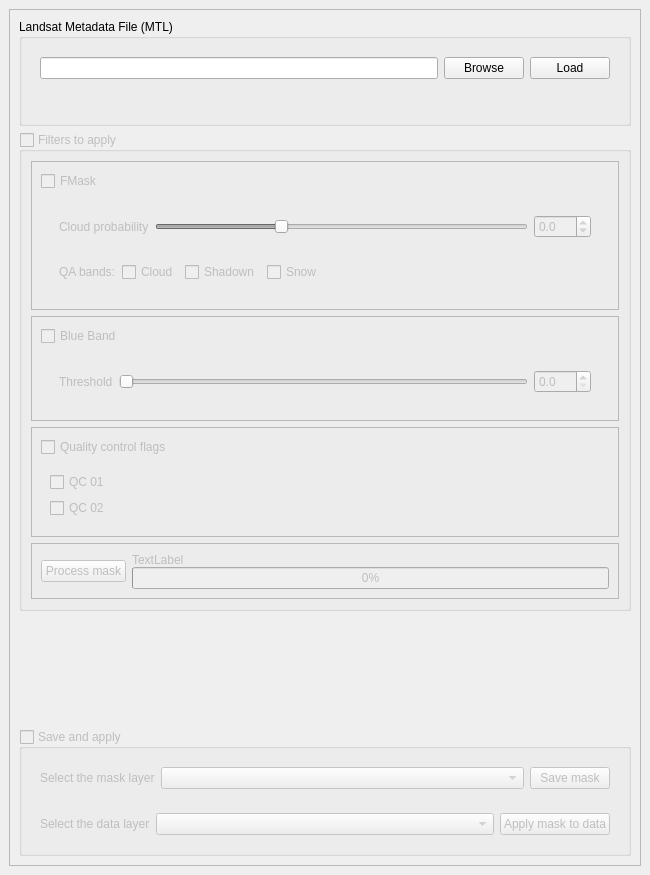
<?xml version="1.0" encoding="UTF-8"?>
<ui version="4.0">
 <class>CloudMaskingDockWidgetBase</class>
 <widget class="QDockWidget" name="CloudMaskingDockWidgetBase">
  <property name="geometry">
   <rect>
    <x>0</x>
    <y>0</y>
    <width>650</width>
    <height>875</height>
   </rect>
  </property>
  <property name="windowTitle">
   <string>Cloud Masking</string>
  </property>
  <widget class="QWidget" name="dockWidgetContents">
   <layout class="QGridLayout" name="gridLayout">
    <item row="0" column="0">
     <widget class="QScrollArea" name="scrollArea">
      <property name="sizePolicy">
       <sizepolicy hsizetype="MinimumExpanding" vsizetype="Expanding">
        <horstretch>0</horstretch>
        <verstretch>0</verstretch>
       </sizepolicy>
      </property>
      <property name="widgetResizable">
       <bool>true</bool>
      </property>
      <widget class="QWidget" name="scrollAreaWidgetContents">
       <property name="geometry">
        <rect>
         <x>0</x>
         <y>-5</y>
         <width>610</width>
         <height>892</height>
        </rect>
       </property>
       <layout class="QVBoxLayout" name="verticalLayout">
        <item>
         <widget class="QGroupBox" name="groupBox_MTL">
          <property name="title">
           <string>Landsat Metadata File (MTL)</string>
          </property>
          <layout class="QVBoxLayout" name="verticalLayout_6">
           <item>
            <widget class="QWidget" name="widget_3" native="true">
             <layout class="QHBoxLayout" name="horizontalLayout">
              <item>
               <widget class="QLineEdit" name="lineEdit_PathMTL"/>
              </item>
              <item>
               <widget class="QPushButton" name="Btn_FindMTL">
                <property name="text">
                 <string>Browse</string>
                </property>
               </widget>
              </item>
              <item>
               <widget class="QPushButton" name="Btn_LoadMTL">
                <property name="text">
                 <string>Load</string>
                </property>
               </widget>
              </item>
             </layout>
            </widget>
           </item>
           <item>
            <widget class="QWidget" name="widget_4" native="true">
             <property name="font">
              <font>
               <pointsize>9</pointsize>
              </font>
             </property>
             <layout class="QHBoxLayout" name="horizontalLayout_7">
              <property name="topMargin">
               <number>0</number>
              </property>
              <property name="bottomMargin">
               <number>0</number>
              </property>
              <item>
               <widget class="KLed" name="kled_LoadedMTL">
                <property name="sizePolicy">
                 <sizepolicy hsizetype="Preferred" vsizetype="Fixed">
                  <horstretch>0</horstretch>
                  <verstretch>0</verstretch>
                 </sizepolicy>
                </property>
                <property name="styleSheet">
                 <string notr="true">font-size: 10pt;</string>
                </property>
                <property name="state">
                 <enum>KLed::Off</enum>
                </property>
                <property name="look">
                 <enum>KLed::Flat</enum>
                </property>
               </widget>
              </item>
              <item>
               <widget class="QLabel" name="label_LoadedMTL">
                <property name="styleSheet">
                 <string notr="true">font-size: 10pt;</string>
                </property>
                <property name="text">
                 <string/>
                </property>
               </widget>
              </item>
              <item>
               <spacer name="horizontalSpacer_3">
                <property name="orientation">
                 <enum>Qt::Horizontal</enum>
                </property>
                <property name="sizeHint" stdset="0">
                 <size>
                  <width>40</width>
                  <height>20</height>
                 </size>
                </property>
               </spacer>
              </item>
             </layout>
            </widget>
           </item>
          </layout>
         </widget>
        </item>
        <item>
         <widget class="QGroupBox" name="groupBox_Filters">
          <property name="enabled">
           <bool>false</bool>
          </property>
          <property name="title">
           <string>Filters to apply</string>
          </property>
          <property name="checkable">
           <bool>true</bool>
          </property>
          <property name="checked">
           <bool>false</bool>
          </property>
          <layout class="QGridLayout" name="gridLayout_2">
           <item row="1" column="1">
            <widget class="QFrame" name="frame__BlueBand">
             <property name="frameShape">
              <enum>QFrame::StyledPanel</enum>
             </property>
             <property name="frameShadow">
              <enum>QFrame::Raised</enum>
             </property>
             <layout class="QGridLayout" name="gridLayout_7">
              <item row="0" column="0">
               <widget class="QCheckBox" name="checkBox_BlueBand">
                <property name="text">
                 <string>Blue Band</string>
                </property>
               </widget>
              </item>
              <item row="1" column="0">
               <widget class="QWidget" name="widget_BlueBand" native="true">
                <layout class="QVBoxLayout" name="verticalLayout_4">
                 <item>
                  <widget class="QWidget" name="widget_BlueBand_01" native="true">
                   <layout class="QHBoxLayout" name="horizontalLayout_5">
                    <item>
                     <widget class="QLabel" name="label_2">
                      <property name="text">
                       <string>Threshold</string>
                      </property>
                     </widget>
                    </item>
                    <item>
                     <widget class="QSlider" name="horizontalSlider_BB">
                      <property name="maximum">
                       <number>100</number>
                      </property>
                      <property name="orientation">
                       <enum>Qt::Horizontal</enum>
                      </property>
                     </widget>
                    </item>
                    <item>
                     <widget class="QDoubleSpinBox" name="doubleSpinBox_BB">
                      <property name="decimals">
                       <number>1</number>
                      </property>
                      <property name="maximum">
                       <double>100.000000000000000</double>
                      </property>
                      <property name="singleStep">
                       <double>0.100000000000000</double>
                      </property>
                     </widget>
                    </item>
                   </layout>
                  </widget>
                 </item>
                </layout>
               </widget>
              </item>
             </layout>
            </widget>
           </item>
           <item row="2" column="1">
            <widget class="QFrame" name="frame_QCflags">
             <property name="frameShape">
              <enum>QFrame::StyledPanel</enum>
             </property>
             <property name="frameShadow">
              <enum>QFrame::Raised</enum>
             </property>
             <layout class="QGridLayout" name="gridLayout_9">
              <item row="0" column="0">
               <widget class="QCheckBox" name="checkBox_QCflags">
                <property name="text">
                 <string>Quality control flags</string>
                </property>
               </widget>
              </item>
              <item row="1" column="0">
               <widget class="QWidget" name="widget_QCflags" native="true">
                <layout class="QVBoxLayout" name="verticalLayout_3">
                 <item>
                  <widget class="QCheckBox" name="checkBox_4">
                   <property name="text">
                    <string>QC 01</string>
                   </property>
                  </widget>
                 </item>
                 <item>
                  <widget class="QCheckBox" name="checkBox_5">
                   <property name="text">
                    <string>QC 02</string>
                   </property>
                  </widget>
                 </item>
                </layout>
               </widget>
              </item>
             </layout>
            </widget>
           </item>
           <item row="5" column="1" rowspan="3">
            <widget class="QFrame" name="frame">
             <property name="frameShape">
              <enum>QFrame::StyledPanel</enum>
             </property>
             <property name="frameShadow">
              <enum>QFrame::Plain</enum>
             </property>
             <property name="lineWidth">
              <number>0</number>
             </property>
             <layout class="QHBoxLayout" name="horizontalLayout_4">
              <item>
               <widget class="QPushButton" name="Btn_processMask">
                <property name="text">
                 <string>Process mask</string>
                </property>
               </widget>
              </item>
              <item>
               <widget class="QWidget" name="widget" native="true">
                <layout class="QVBoxLayout" name="verticalLayout_7">
                 <property name="spacing">
                  <number>0</number>
                 </property>
                 <property name="margin">
                  <number>0</number>
                 </property>
                 <item>
                  <widget class="QLabel" name="label_processMaskStatus">
                   <property name="styleSheet">
                    <string notr="true">font-size: 9pt;</string>
                   </property>
                   <property name="text">
                    <string>TextLabel</string>
                   </property>
                   <property name="alignment">
                    <set>Qt::AlignBottom|Qt::AlignLeading|Qt::AlignLeft</set>
                   </property>
                  </widget>
                 </item>
                 <item>
                  <widget class="QProgressBar" name="progressBar">
                   <property name="sizePolicy">
                    <sizepolicy hsizetype="Expanding" vsizetype="Minimum">
                     <horstretch>0</horstretch>
                     <verstretch>0</verstretch>
                    </sizepolicy>
                   </property>
                   <property name="styleSheet">
                    <string notr="true">font-size: 9pt;</string>
                   </property>
                   <property name="value">
                    <number>0</number>
                   </property>
                   <property name="alignment">
                    <set>Qt::AlignLeading|Qt::AlignLeft|Qt::AlignTop</set>
                   </property>
                   <property name="invertedAppearance">
                    <bool>false</bool>
                   </property>
                  </widget>
                 </item>
                </layout>
               </widget>
              </item>
             </layout>
            </widget>
           </item>
           <item row="0" column="1">
            <widget class="QFrame" name="frame_FMask">
             <property name="frameShape">
              <enum>QFrame::StyledPanel</enum>
             </property>
             <property name="frameShadow">
              <enum>QFrame::Raised</enum>
             </property>
             <layout class="QGridLayout" name="gridLayout_8">
              <item row="0" column="0">
               <widget class="QCheckBox" name="checkBox_FMask">
                <property name="text">
                 <string>FMask</string>
                </property>
                <property name="checked">
                 <bool>false</bool>
                </property>
               </widget>
              </item>
              <item row="1" column="0">
               <widget class="QWidget" name="widget_FMask" native="true">
                <layout class="QVBoxLayout" name="verticalLayout_2">
                 <item>
                  <widget class="QWidget" name="widget_FMask_01" native="true">
                   <layout class="QGridLayout" name="gridLayout_5">
                    <item row="1" column="1">
                     <widget class="QSlider" name="horizontalSlider_CP">
                      <property name="minimum">
                       <number>-50</number>
                      </property>
                      <property name="maximum">
                       <number>100</number>
                      </property>
                      <property name="singleStep">
                       <number>1</number>
                      </property>
                      <property name="orientation">
                       <enum>Qt::Horizontal</enum>
                      </property>
                     </widget>
                    </item>
                    <item row="1" column="2">
                     <widget class="QDoubleSpinBox" name="doubleSpinBox_CP">
                      <property name="decimals">
                       <number>1</number>
                      </property>
                      <property name="minimum">
                       <double>-50.000000000000000</double>
                      </property>
                      <property name="singleStep">
                       <double>0.100000000000000</double>
                      </property>
                     </widget>
                    </item>
                    <item row="1" column="0">
                     <widget class="QLabel" name="label">
                      <property name="text">
                       <string>Cloud probability</string>
                      </property>
                     </widget>
                    </item>
                   </layout>
                  </widget>
                 </item>
                 <item>
                  <widget class="QWidget" name="widget_FMask_02" native="true">
                   <layout class="QHBoxLayout" name="horizontalLayout_2">
                    <item>
                     <widget class="QLabel" name="label_3">
                      <property name="text">
                       <string>QA bands:</string>
                      </property>
                     </widget>
                    </item>
                    <item>
                     <widget class="QCheckBox" name="checkBox_2">
                      <property name="text">
                       <string>Cloud</string>
                      </property>
                     </widget>
                    </item>
                    <item>
                     <widget class="QCheckBox" name="checkBox_3">
                      <property name="text">
                       <string>Shadown</string>
                      </property>
                     </widget>
                    </item>
                    <item>
                     <widget class="QCheckBox" name="checkBox">
                      <property name="text">
                       <string>Snow</string>
                      </property>
                     </widget>
                    </item>
                    <item>
                     <spacer name="horizontalSpacer">
                      <property name="orientation">
                       <enum>Qt::Horizontal</enum>
                      </property>
                      <property name="sizeHint" stdset="0">
                       <size>
                        <width>40</width>
                        <height>20</height>
                       </size>
                      </property>
                     </spacer>
                    </item>
                   </layout>
                  </widget>
                 </item>
                </layout>
               </widget>
              </item>
             </layout>
            </widget>
           </item>
          </layout>
         </widget>
        </item>
        <item>
         <spacer name="verticalSpacer">
          <property name="orientation">
           <enum>Qt::Vertical</enum>
          </property>
          <property name="sizeHint" stdset="0">
           <size>
            <width>20</width>
            <height>40</height>
           </size>
          </property>
         </spacer>
        </item>
        <item>
         <widget class="QGroupBox" name="groupBox_SaveApply">
          <property name="enabled">
           <bool>false</bool>
          </property>
          <property name="title">
           <string>Save and apply</string>
          </property>
          <property name="checkable">
           <bool>true</bool>
          </property>
          <property name="checked">
           <bool>false</bool>
          </property>
          <layout class="QVBoxLayout" name="verticalLayout_5">
           <item>
            <widget class="QWidget" name="widget_SaveApply_01" native="true">
             <layout class="QHBoxLayout" name="horizontalLayout_3">
              <item>
               <widget class="QLabel" name="label_4">
                <property name="text">
                 <string>Select the mask layer</string>
                </property>
               </widget>
              </item>
              <item>
               <widget class="QComboBox" name="select_MaskLayer">
                <property name="sizePolicy">
                 <sizepolicy hsizetype="Expanding" vsizetype="Fixed">
                  <horstretch>0</horstretch>
                  <verstretch>0</verstretch>
                 </sizepolicy>
                </property>
                <property name="frame">
                 <bool>true</bool>
                </property>
               </widget>
              </item>
              <item>
               <widget class="QPushButton" name="pushButton_4">
                <property name="text">
                 <string>Save mask</string>
                </property>
               </widget>
              </item>
             </layout>
            </widget>
           </item>
           <item>
            <widget class="QWidget" name="widget_SaveApply_02" native="true">
             <layout class="QHBoxLayout" name="horizontalLayout_6">
              <item>
               <widget class="QLabel" name="label_5">
                <property name="text">
                 <string>Select the data layer</string>
                </property>
               </widget>
              </item>
              <item>
               <widget class="QComboBox" name="select_Data">
                <property name="sizePolicy">
                 <sizepolicy hsizetype="Expanding" vsizetype="Fixed">
                  <horstretch>0</horstretch>
                  <verstretch>0</verstretch>
                 </sizepolicy>
                </property>
               </widget>
              </item>
              <item>
               <widget class="QPushButton" name="pushButton_5">
                <property name="text">
                 <string>Apply mask to data</string>
                </property>
               </widget>
              </item>
             </layout>
            </widget>
           </item>
          </layout>
         </widget>
        </item>
       </layout>
      </widget>
     </widget>
    </item>
   </layout>
  </widget>
 </widget>
 <customwidgets>
  <customwidget>
   <class>KLed</class>
   <extends>QWidget</extends>
   <header>kled.h</header>
  </customwidget>
 </customwidgets>
 <resources/>
 <connections>
  <connection>
   <sender>checkBox_FMask</sender>
   <signal>clicked(bool)</signal>
   <receiver>widget_FMask</receiver>
   <slot>setVisible(bool)</slot>
   <hints>
    <hint type="sourcelabel">
     <x>97</x>
     <y>200</y>
    </hint>
    <hint type="destinationlabel">
     <x>107</x>
     <y>280</y>
    </hint>
   </hints>
  </connection>
  <connection>
   <sender>checkBox_BlueBand</sender>
   <signal>clicked(bool)</signal>
   <receiver>widget_BlueBand</receiver>
   <slot>setVisible(bool)</slot>
   <hints>
    <hint type="sourcelabel">
     <x>132</x>
     <y>370</y>
    </hint>
    <hint type="destinationlabel">
     <x>132</x>
     <y>456</y>
    </hint>
   </hints>
  </connection>
  <connection>
   <sender>checkBox_QCflags</sender>
   <signal>clicked(bool)</signal>
   <receiver>widget_QCflags</receiver>
   <slot>setVisible(bool)</slot>
   <hints>
    <hint type="sourcelabel">
     <x>174</x>
     <y>482</y>
    </hint>
    <hint type="destinationlabel">
     <x>171</x>
     <y>576</y>
    </hint>
   </hints>
  </connection>
  <connection>
   <sender>groupBox_SaveApply</sender>
   <signal>clicked(bool)</signal>
   <receiver>widget_SaveApply_01</receiver>
   <slot>setVisible(bool)</slot>
   <hints>
    <hint type="sourcelabel">
     <x>239</x>
     <y>714</y>
    </hint>
    <hint type="destinationlabel">
     <x>194</x>
     <y>740</y>
    </hint>
   </hints>
  </connection>
  <connection>
   <sender>groupBox_SaveApply</sender>
   <signal>clicked(bool)</signal>
   <receiver>widget_SaveApply_02</receiver>
   <slot>setVisible(bool)</slot>
   <hints>
    <hint type="sourcelabel">
     <x>294</x>
     <y>700</y>
    </hint>
    <hint type="destinationlabel">
     <x>114</x>
     <y>796</y>
    </hint>
   </hints>
  </connection>
 </connections>
</ui>
